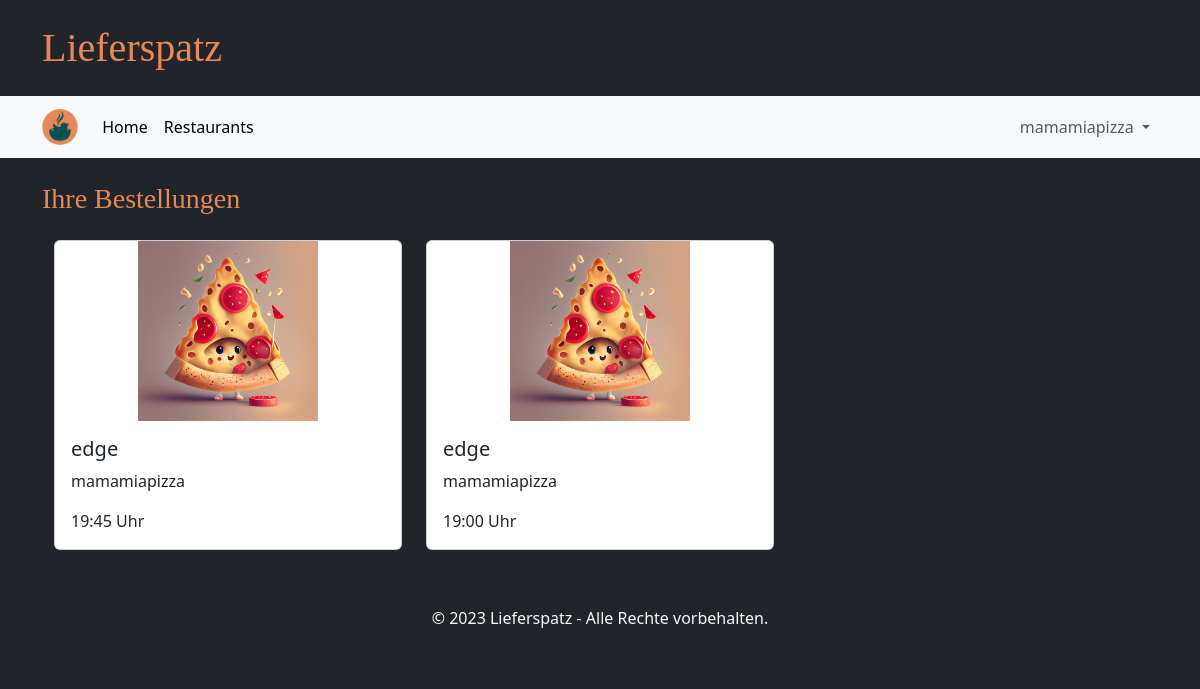
/orders (signed in), run on the app's committed database.
### tables this page shows
CREATE TABLE Bestellung(
            KUsername TEXT NOT NULL,
            GUsername TEXT NOT NULL,
            Eingangszeit TEXT NOT NULL,
            Anmerkung TEXT,
            Bestellstatus TEXT NOT NULL CHECK( Bestellstatus IN ('in Bearbeitung','in Zubereitung','storniert','abgeschlossen') )
        );

### main.py (the view)
@app.route("/orders")
def order_page():
    if "user" in session:
        if "business" in session:
            orders = database.get_orders(session["user"], True)
            return render_template("orders_business.html", orders=orders)
        else:
            orders = database.get_orders(session["user"], False)
            return render_template("orders_customer.html", orders=orders)
    return redirect(url_for("login_customer_page"))

### database.py (called while the page is built)
def getData(sql, params = ()):
    dbcon = sqlite3.connect("instance/db.db")
    cursor = dbcon.cursor()
    cursor.execute(sql, params)
    return cursor

def get_orders(username, business=False):
    query = """SELECT *
                FROM Bestellung
                WHERE KUsername = ?
                ORDER BY Eingangszeit DESC"""
    if business:
        query = """SELECT *
                FROM Bestellung
                WHERE GUsername = ?
                ORDER BY Eingangszeit DESC"""
    orders = []
    request_pointer = getData(query, (username,))
    for entry in request_pointer.fetchall():
        order = {
            "KUsername": entry[0],
            "GUsername": entry[1],
            "ordertime": entry[2],
            "comment": entry[3],
            "orderstatus": entry[4]
        }
        orders.append(order)
    return orders

### templates/orders_business.html (shortened to what this page needs)
{% extends "base.html" %}
{% block heading %}Ihre Bestellungen{% endblock %}
{% block content %}
<div class="row g-4 mb-4">
  {% for order in orders %}
  <div class="col-4">
      <div class="card">
      <img src="{{ url_for('static', filename='test1.jpeg') }}" class="card-img-top shop-image" alt="...">
      <div class="card-body">
          <h5 class="card-title">{{ order['KUsername'] }}</h5>
          <p class="card-text">{{ order['GUsername'] }}</p>
          <p class="card-text">{{ order['ordertime'] }}</p>
      </div>
      </div>
  </div>
  {% endfor %}
</div>
{% endblock %}

### static/style.css (style rules this page uses)
.shop-image { height: 180px; object-fit: contain; }

### data on the page
Bestellung: KUsername "edge", GUsername "mamamiapizza", ordertime "19:45 Uhr"
Bestellung: KUsername "edge", GUsername "mamamiapizza", ordertime "19:00 Uhr"

### other printed values
{{ session['user'] }} "mamamiapizza"
